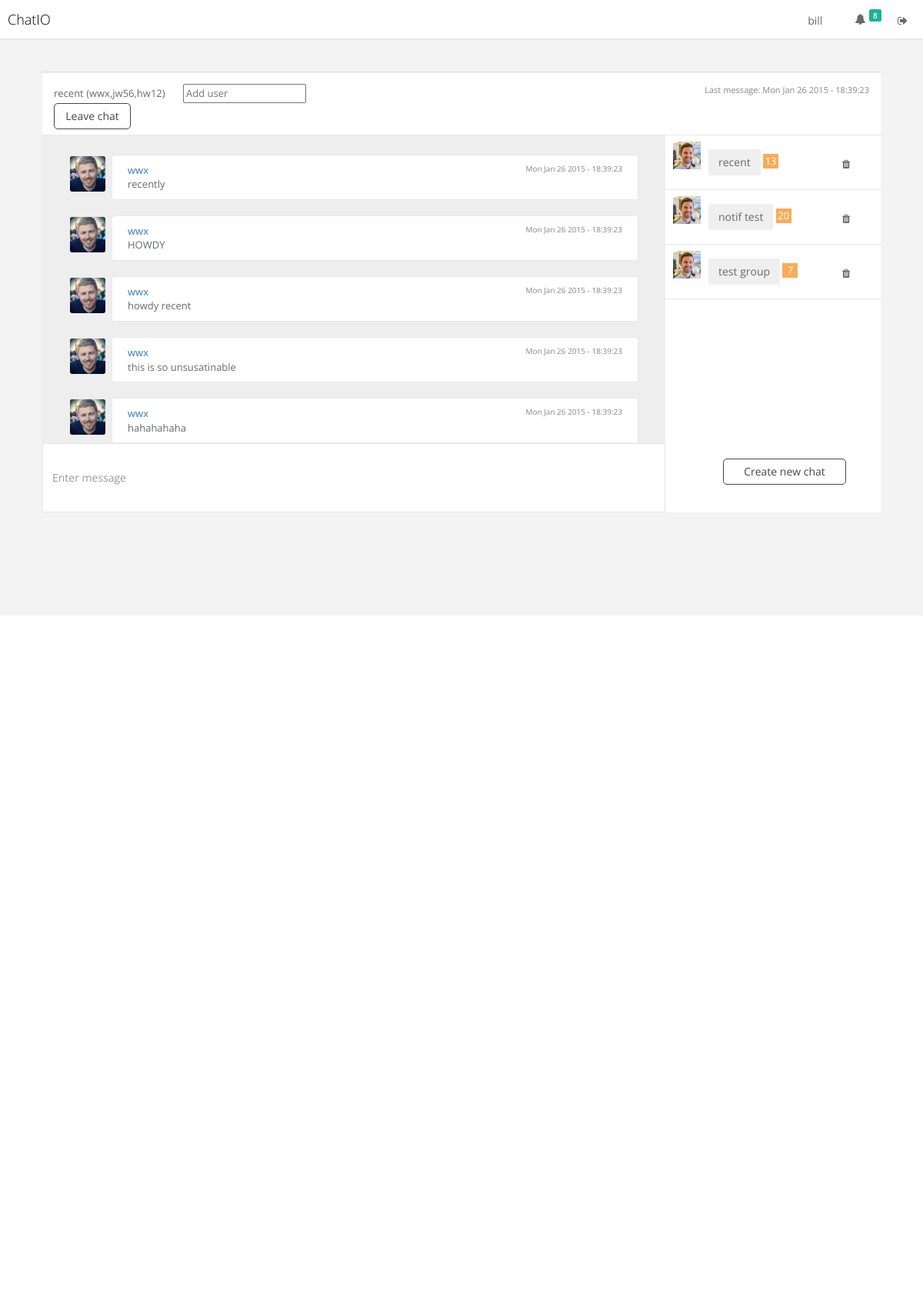
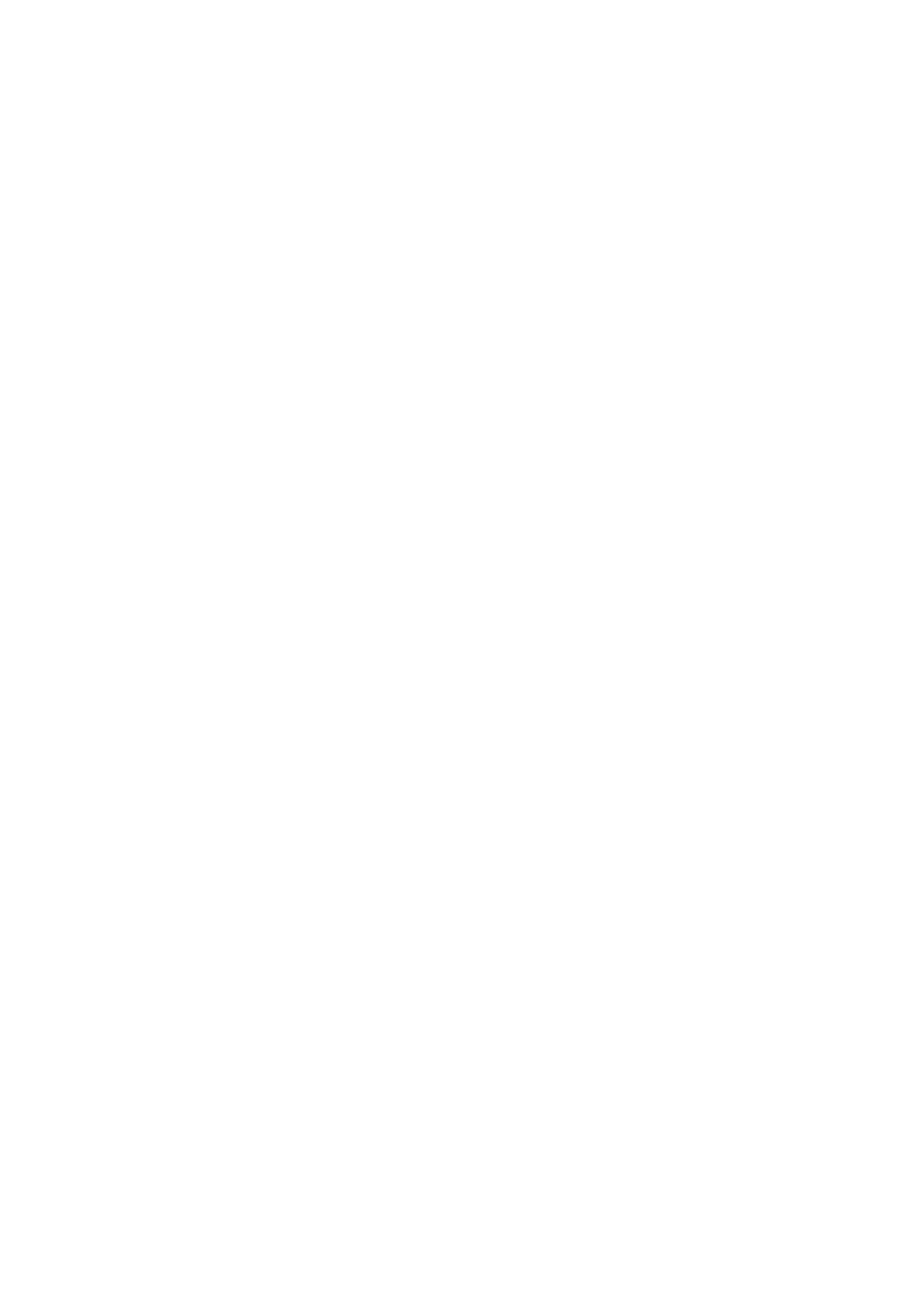
/home.php (signed in, upper part), run on the app's committed database (2 pictures, top to bottom).
### tables this page shows
CREATE TABLE `users` (
  `id` bigint(20) NOT NULL,
  `username` varchar(60) NOT NULL,
  `password` varchar(100) NOT NULL,
  `first` varchar(60) NOT NULL,
  `last` varchar(60) NOT NULL
);

CREATE TABLE `chat_updates` (
  `id` varchar(50) NOT NULL,
  `users` varchar(1000) NOT NULL,
  `name` varchar(100) NOT NULL,
  `notifications` int(4) NOT NULL DEFAULT '0',
  `date` timestamp NOT NULL DEFAULT CURRENT_TIMESTAMP,
  `incr` int(11) NOT NULL
);

CREATE TABLE `chat_lines` (
  `chat_id` bigint(11) NOT NULL,
  `chat_name` varchar(60) NOT NULL,
  `username` varchar(60) NOT NULL,
  `text` varchar(1000) NOT NULL,
  `timestamp` datetime NOT NULL DEFAULT CURRENT_TIMESTAMP,
  `line_id` bigint(20) NOT NULL
);

CREATE TABLE `chats` (
  `id` varchar(100) NOT NULL,
  `timestamp` timestamp NOT NULL DEFAULT CURRENT_TIMESTAMP
);

### DataBase.class.php (called while the page is built, shortened)
<?php
class DataBase{
    private static $instance;
    public static function init(){
        if(!self::$instance){
            self::$instance = new self();
        }
        return self::$instance;
    }
    public static function make_query($query){
        $database = self::$instance->database;
        $result = mysqli_query($database, $query);
        return $result;
    }
}
?>

### ChatManager.class.php (called while the page is built, shortened)
<?php
class ChatManager{
    private $chat_id;
    public function __construct($id, $name = "Chat", $people = array()){
        $this->chat_id = $id;
    }
    public static function load_chats(){
        $query = "SELECT * FROM chat_updates AS up JOIN chats AS ch on up.id = ch.id WHERE users = '".$_SESSION['user']."' ORDER by ch.timestamp DESC";
        return DataBase::make_query($query);
    }
    public static function load_chat_users($chat_id){
        $names = "SELECT users FROM chat_updates WHERE id = '".$chat_id."'";
        $name_results = DataBase::make_query($names);
        $users = array();
        while($row = mysqli_fetch_assoc($name_results)){
            array_push($users, $row['users']);
        }
        return $users;
    }
    public function load_chat_lines(){
        $query = "SELECT * FROM chat_lines WHERE chat_id = '".$this->chat_id."'";
        return DataBase::make_query($query);
    }
}
?>

### home.php (the view, shortened to what this page needs)
<?php
include 'ChatManager.class.php';
include 'Notification.class.php';
include 'DataBase.class.php';
$chats = ChatManager::load_chats();
?>
<!DOCTYPE html>
<html>
<head>
    <link href="css/bootstrap.min.css" rel="stylesheet">
    <link href="font-awesome/css/font-awesome.css" rel="stylesheet">
    <link href="css/animate.css" rel="stylesheet">
    <link href="css/style.css" rel="stylesheet">
    <link href="css/home.css" rel="stylesheet">
    <link href="css/index.css" rel="stylesheet">
</head>
<body class='top-navigation'>
<div id="wrapper">
<div id="page-wrapper" class="gray-bg">
<div class="row border-bottom">
        <div class="row border-bottom white-bg">
            <nav class="navbar navbar-static-top" role="navigation">
                <div class="navbar-header">
                    <a href="home.php" class="navbar-brand">ChatIO</a>
                </div>
        <ul class="nav navbar-top-links navbar-right">
            <li>
                    <button class="btn small-buttons" style="">
                    <?php
                        $query = "SELECT first FROM users WHERE username='".$_SESSION['user']."'";
                        $name = DataBase::make_query($query);
                        $row = mysqli_fetch_assoc($name);
                        echo $row['first'];
                    ?>
                    </button>
            </li>
            <li class="dropdown" style="">
                <a class="dropdown-toggle count-info" data-toggle="dropdown" href="#">
                    <i class="fa fa-bell"></i>  <span class="label label-primary">8</span>
                </a>
            </li>
            <li>
                <form method="post" action="logout.php">
                    <button class="btn small-buttons" name="logout" type="submit">
                        <i class="fa fa-sign-out"></i>
                    </button>
                </form>
            </li>
        </ul>
            </nav>
        </div>
</div>
<div class="wrapper wrapper-content animated fadeInRight">
    <div class="row">
        <div class="col-lg-12">
                <div class="ibox chat-view">
                    <div class="ibox-title">
                        <?php
                            $curr = mysqli_fetch_assoc($chats);
                            $users = ChatManager::load_chat_users($curr['id']);
                            $manager = new ChatManager($curr['id'], $curr['name'], $users);
                            echo'<span class="message-title"><small class="pull-right text-muted">Last message:  Mon Jan 26 2015 - 18:39:23</small>'
                            .$curr["name"] . ' (' . join(",", $users). ')</span>';
                         ?>
                    <div style="display: inline; ">
                        <form class="add-user" method="post" action="adduser.php">
                            <input type="text" placeholder="Add user" class="add-user-info" style="display: inline">
                        </form>
                        <form method="post" action="">
                            <button class="btn btn-primary">Leave chat</button>
                        </form>
                    </div>
                    </div>
                    <div class="ibox-content">
                        <div class="row">
                            <div class="col-md-9 ">
                                <div class="chat-discussion">
                                    <?php
                                        $lines = $manager->load_chat_lines();
                                        while($row = mysqli_fetch_assoc($lines)){
                                             echo '<div class="chat-message left">
                                            <img class="message-avatar" src="img/a1.jpg" alt="" >
                                            <div class="message" id="mess">
                                                <a class="message-author" href="#">'.$row['username'].'</a>
                                                <span class="message-date"> Mon Jan 26 2015 - 18:39:23 </span>
                                                <span class="message-content">'
                                                . $row['text'].
                                                '</span>
                                            </div>
                                        </div>';
                                        }
                                    ?>
                                </div>
                            </div>
                            <div class="col-md-3">
                                <div class="chat-users">
                                    <div class="users-list">
                                        <?php
                                        mysqli_data_seek($chats, 0);
                                        while($row = mysqli_fetch_assoc($chats)){
                                            array_push($_SESSION['chat_ids'], $row['id']);
                                            echo '<div class="chat-user">
                                                    <form class="change-chat" '. 'id=' . $row["id"] .' method = "post" action="change.php">
                                                    <img class="chat-avatar" src="img/a4.jpg" alt="" >
                                                    <div class="chat-user-name">
                                                        <input class = "btn" type="submit" name = "chatname"' .' value="'. $row["name"] .'">
                                                        <div class="label-warning notif">'.$_SESSION['last_notifs'][$row['id']].'</div>
                                                    </div>
                                                    </form>
                                                    <form class="remove-chat" method="post" action="remove.php" id='.$row["id"].'>
                                                    <button class="small-buttons pull-right" type="submit" style="margin-top: -35px"><i class="fa fa-trash"></i></button>
                                                    </form>
                                                    </div>';
                                        }
                                        ?>
                                    </div>
                                </div>
                            </div>
                        </div>
                        <div class="row">
                            <form class = "submit-message" method="post" action="line.php">
                            <div class="col-lg-9">
                                <div class="chat-message-form">
                                    <div class="form-group">
                                        <input class="form-control message-input" name="message" placeholder="Enter message" autocomplete="off">
                                    </div>
                                </div>
                            </div>
                            </form>
                            <div style="text-align: center; padding-top: 20px;">
                                <form method = "post" action="addchat.php">
                                    <button class="btn btn-primary m-b" type = "submit" name = "add" style="width: 160px">Create new chat</button>
                                </form>
                            </div>
                    </div>
                </div>
        </div>
    </div>
</div>
</div>
</div>
</body>
</html>

### css/home.css (style rules this page uses)
.btn-primary { background-color: transparent; color: #464646; border: solid #464646 1px; border-radius: 5px; width: 180px; }
.add-user { display:inline; margin-left: 20px; }
.small-buttons { margin-right: 20px; width: 30px; background-color: transparent; border: none; }
.notif { text-align: center; display: inline-block; width: 20px; }

### css/index.css (style rules this page uses)
.navbar-static-top { background-color: transparent !important; }
body { background-color: transparent; }
.navbar-brand { background-color: transparent !important; color: black !important; font-weight: 100; }
.btn-primary { background-color: transparent; color: #464646; border: solid #464646 1px; border-radius: 5px; width: 100px; }

### data on the page
users: first "bill"
chat_updates: name "recent", chatname "recent", chats.id "13"
chat_lines: username "wwx", text "recently"
chat_lines: username "wwx", text "HOWDY"
chat_lines: username "wwx", text "howdy recent"
chat_lines: username "wwx", text "this is so unsusatinable"
chat_lines: username "wwx", text "hahahahaha"
chat_updates: chatname "notif test", chats.id "20"
chat_updates: chatname "test group", chats.id "7"

### other printed values
join(",", $users) "wwx,jw56,hw12"
